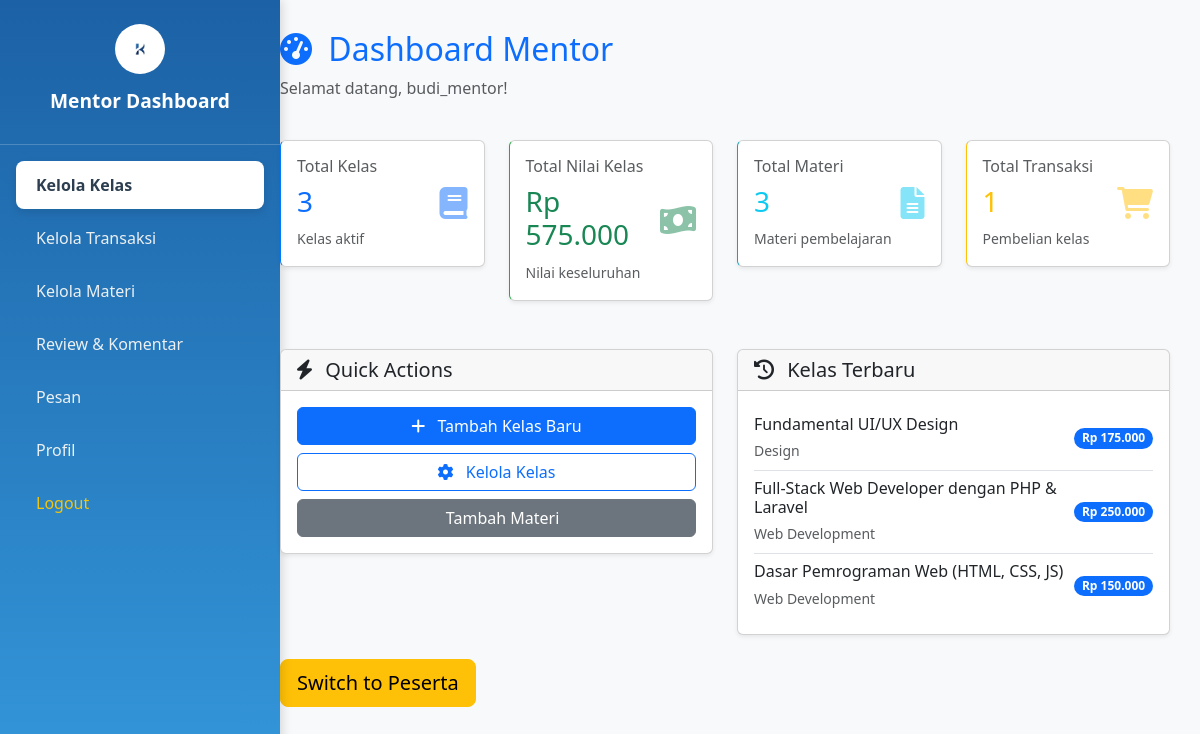
Before: /page/mentor-dashboard.php (signed in) with the older database file.
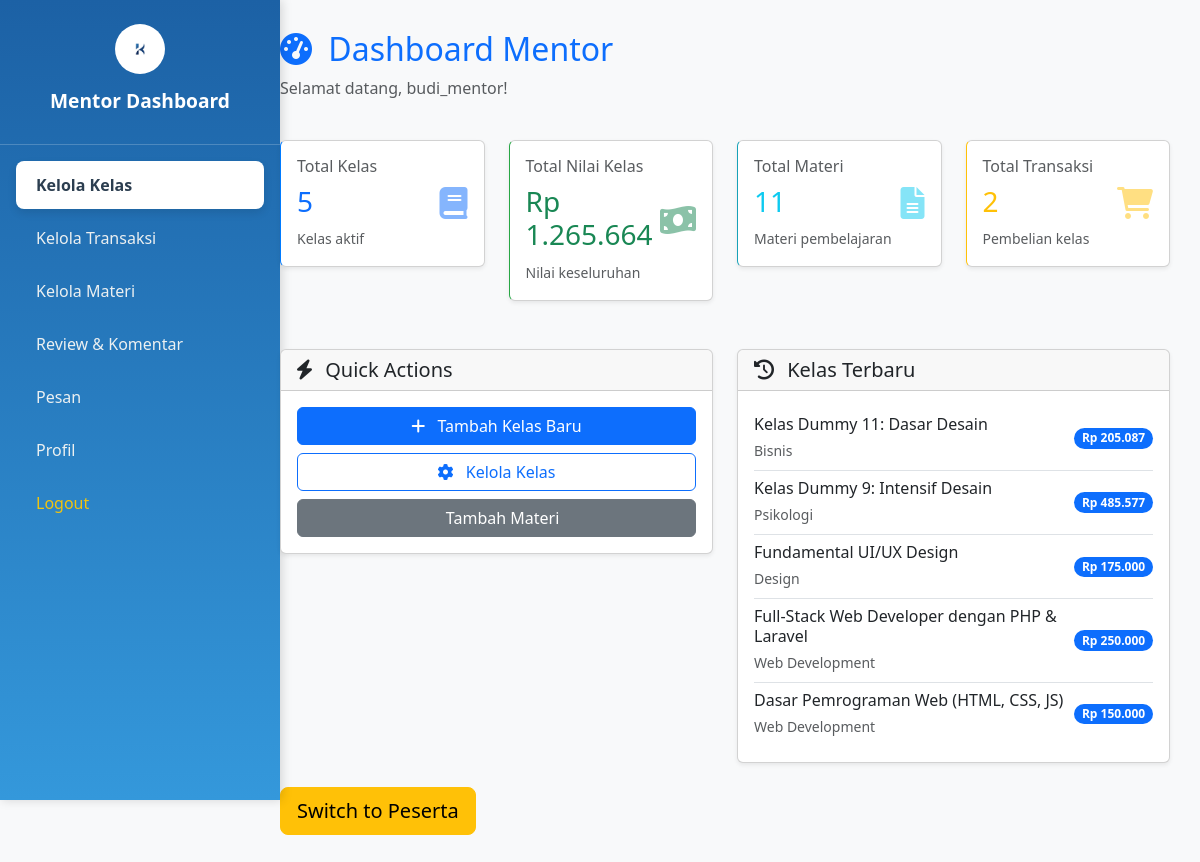
After: the same page with the newer database file.
### tables this page shows
CREATE TABLE `tb_kelas` (
  `id_kelas` int(30) NOT NULL,
  `id_mentor` int(30) NOT NULL,
  `nama_kelas` varchar(255) NOT NULL,
  `kategori` enum('SQL','Design','Java','Web Development','Bisnis','Ekonomi','Psikologi','IT','Python') NOT NULL,
  `harga` decimal(10,2) NOT NULL,
  `profil_kelas` varchar(100) DEFAULT NULL,
  `badge` varchar(100) DEFAULT NULL,
  `description` text DEFAULT NULL,
  `status_publikasi` enum('pending','aktif','non-aktif','rejected') NOT NULL DEFAULT 'pending',
  `tgl_dibuat` timestamp NOT NULL DEFAULT current_timestamp()
);

### page/mentor-dashboard.php (the view, shortened to what the changed rows need)
<?php
require 'db.php';
$user_id = $_SESSION['id'];
$mentor_query = $conn->prepare("SELECT id_mentor FROM tb_mentor WHERE id_user = ?");
$mentor_query->bind_param("i", $user_id);
$mentor_query->execute();
$mentor_result = $mentor_query->get_result();
$mentor_row = $mentor_result->fetch_assoc();
$id_mentor = $mentor_row['id_mentor'];
$stmt_stats = $conn->prepare("
    SELECT
    COUNT(DISTINCT k.id_kelas) AS total_kelas,
    COALESCE(SUM(k.harga), 0) AS total_nilai_kelas
    FROM tb_kelas k
    WHERE k.id_mentor = ?
");
$stmt_stats->bind_param("i", $id_mentor);
$stmt_stats->execute();
$stats_result = $stmt_stats->get_result();
$stats = $stats_result->fetch_assoc();
$total_materi = 0;
$materi_query = "SELECT COUNT(*) as total_materi FROM tb_materi m
                 JOIN tb_kelas k ON m.id_kelas = k.id_kelas
                 WHERE k.id_mentor = ?";
$stmt_materi = $conn->prepare($materi_query);
if ($stmt_materi) {
    $stmt_materi->bind_param("i", $id_mentor);
    $stmt_materi->execute();
    $materi_result = $stmt_materi->get_result();
    $materi_data = $materi_result->fetch_assoc();
    $total_materi = $materi_data['total_materi'];
}
$total_transaksi = 0;
$transaksi_query = "SELECT COUNT(*) as total_transaksi FROM tb_transaksi t
                    JOIN tb_kelas k ON t.id_kelas = k.id_kelas
                    WHERE k.id_mentor = ?";
$stmt_transaksi = $conn->prepare($transaksi_query);
if ($stmt_transaksi) {
    $stmt_transaksi->bind_param("i", $id_mentor);
    $stmt_transaksi->execute();
    $transaksi_result = $stmt_transaksi->get_result();
    $transaksi_data = $transaksi_result->fetch_assoc();
    $total_transaksi = $transaksi_data['total_transaksi'];
}
$recent_classes_query = $conn->prepare("
    SELECT nama_kelas, kategori, harga
    FROM tb_kelas
    WHERE id_mentor = ?
    ORDER BY id_kelas DESC
    LIMIT 5
");
$recent_classes_query->bind_param("i", $id_mentor);
$recent_classes_query->execute();
$recent_classes_result = $recent_classes_query->get_result();
?>
<!DOCTYPE html>
<html lang="en">
<head>
    <link href="https://cdn.jsdelivr.net/npm/bootstrap@5.3.3/dist/css/bootstrap.min.css" rel="stylesheet">
    <link rel="stylesheet" href="https://cdnjs.cloudflare.com/ajax/libs/font-awesome/6.0.0/css/all.min.css">
</head>
<body class="bg-light">
    <?php include "sidebar-mentor.php"; ?>
    <div class="content-wrapper" style="margin-left: 250px; padding: 30px;">
        <div class="row mb-4">
            <div class="col-12">
                <h2 class="text-primary">
                    <i class="fas fa-tachometer-alt me-2"></i>
                    Dashboard Mentor
                </h2>
            </div>
        </div>
        <div class="row mb-5">
            <div class="col-md-3">
                <div class="card stat-card primary shadow-sm">
                    <div class="card-body">
                        <div class="d-flex justify-content-between">
                            <div>
                                <h6 class="card-title text-muted">Total Kelas</h6>
                                <h3 class="text-primary"><?= $stats['total_kelas'] ?? 0 ?></h3>
                                <small class="text-muted">Kelas aktif</small>
                            </div>
                        </div>
                    </div>
                </div>
            </div>
            <div class="col-md-3">
                <div class="card stat-card success shadow-sm">
                    <div class="card-body">
                        <div class="d-flex justify-content-between">
                            <div>
                                <h6 class="card-title text-muted">Total Nilai Kelas</h6>
                                <h3 class="text-success">Rp <?= number_format($stats['total_nilai_kelas'] ?? 0, 0, ',', '.') ?></h3>
                                <small class="text-muted">Nilai keseluruhan</small>
                            </div>
                        </div>
                    </div>
                </div>
            </div>
            <div class="col-md-3">
                <div class="card stat-card info shadow-sm">
                    <div class="card-body">
                        <div class="d-flex justify-content-between">
                            <div>
                                <h6 class="card-title text-muted">Total Materi</h6>
                                <h3 class="text-info"><?= $total_materi ?></h3>
                                <small class="text-muted">Materi pembelajaran</small>
                            </div>
                        </div>
                    </div>
                </div>
            </div>
            <div class="col-md-3">
                <div class="card stat-card warning shadow-sm">
                    <div class="card-body">
                        <div class="d-flex justify-content-between">
                            <div>
                                <h6 class="card-title text-muted">Total Transaksi</h6>
                                <h3 class="text-warning"><?= $total_transaksi ?></h3>
                                <small class="text-muted">Pembelian kelas</small>
                            </div>
                        </div>
                    </div>
                </div>
            </div>
        </div>
        <div class="row">
            <div class="col-md-6">
                <div class="card shadow-sm">
                    <div class="card-body">
                        <?php if ($recent_classes_result->num_rows > 0): ?>
                            <div class="list-group list-group-flush">
                                <?php while ($class = $recent_classes_result->fetch_assoc()): ?>
                                    <div class="list-group-item d-flex justify-content-between align-items-center px-0">
                                        <div>
                                            <h6 class="mb-1"><?= htmlspecialchars($class['nama_kelas']) ?></h6>
                                            <small class="text-muted"><?= htmlspecialchars($class['kategori']) ?></small>
                                        </div>
                                        <span class="badge bg-primary rounded-pill">
                                            Rp <?= number_format($class['harga'], 0, ',', '.') ?>
                                        </span>
                                    </div>
                                <?php endwhile; ?>
                            </div>
                        <?php else: ?>
                            <p class="text-muted text-center mb-0">Belum ada kelas yang dibuat</p>
                        <?php endif; ?>
                    </div>
                </div>
            </div>
        </div>
            </div>
</body>
</html>

Changed rows visible on the page:
added tb_kelas: nama_kelas "Kelas Dummy 11: Dasar Desain", kategori "Bisnis", harga "205.087"
added tb_kelas: nama_kelas "Kelas Dummy 9: Intensif Desain", kategori "Psikologi", harga "485.577"
Other visible differences:
$stats['total_kelas']: "3" → "5"
$stats['total_nilai_kelas']: "575.000" → "1.265.664"
$total_materi: "3" → "11"
$total_transaksi: "1" → "2"
